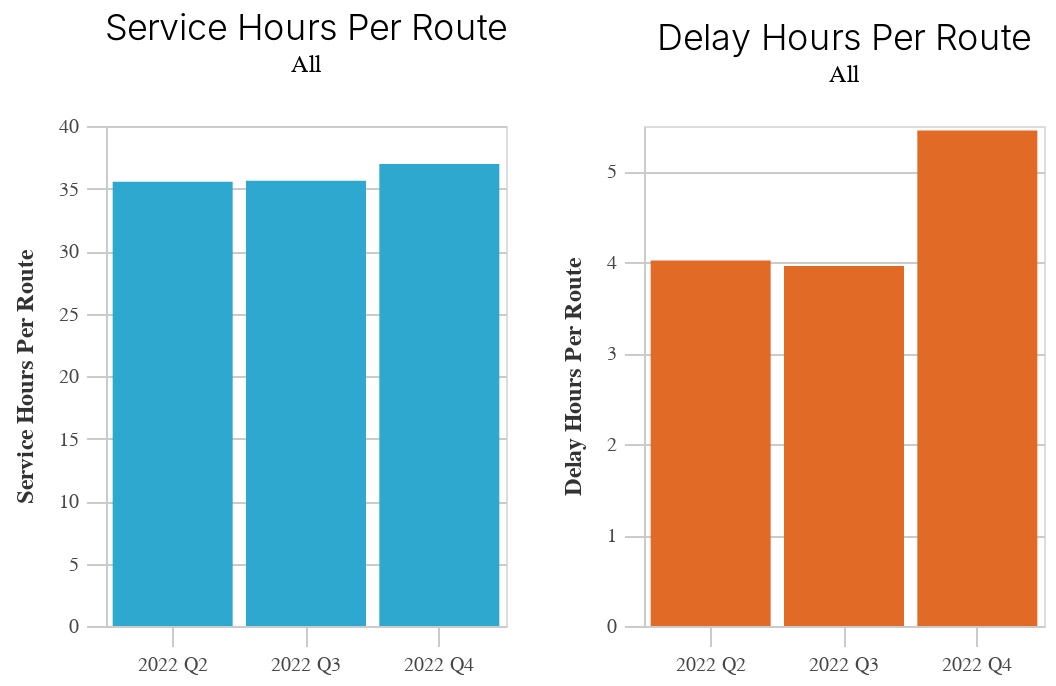

The cell this chart's notebook holds for it:
### Code cell
s1

### Figure 1 — Vega-Lite specification as saved in the notebook (floating-point values rounded to 4 significant figures)
{"config": {"view": {"continuousWidth": 400, "continuousHeight": 300}, "axis": {"domainColor": "#cbcbcb", "grid": true, "gridColor": "#cbcbcb", "gridWidth": 1, "labelColor": "#474747", "labelFont": "Nunito Sans", "labelFontSize": 10, "labelPadding": 4, "tickColor": "#cbcbcb", "tickSize": 10, "titleColor": "#333", "titleFont": "Raleway", "titleFontSize": 12, "titlePadding": 10}, "axisBand": {"grid": false}, "background": "white", "font": "Raleway", "header": {"labelFont": "Nunito Sans", "titleFont": "Raleway"}, "legend": {"labelColor": "#333", "labelFont": "Nunito Sans", "labelFontSize": 11, "labelLimit": 0, "padding": 1, "symbolSize": 30, "symbolType": "square", "titleColor": "#333", "titleFont": "Raleway", "titleFontSize": 14, "titlePadding": 10}, "title": {"anchor": "middle", "font": "Raleway", "fontSize": 18, "fontWeight": 300, "offset": 20}}, "hconcat": [{"data": {"name": "data-e1a91f5dfe6f273e800f9fbb2997a4ce"}, "mark": "bar", "encoding": {"color": {"value": "#2EA8CE"}, "tooltip": [{"field": "year", "type": "quantitative"}, {"field": "quarter", "type": "nominal"}, {"field": "year_quarter", "type": "nominal"}, {"field": "variable", "type": "nominal"}, {"field": "category", "type": "nominal"}, {"field": "value", "type": "quantitative"}], "x": {"axis": {"format": "2022 Q%q"}, "field": "service_date", "timeUnit": "quarter", "title": null, "type": "ordinal"}, "y": {"field": "value", "title": "Service Hours Per Route", "type": "quantitative"}}, "height": 250, "selection": {"selector001": {"type": "interval", "bind": "scales", "encodings": ["x", "y"]}}, "title": {"text": "Service Hours Per Route", "subtitle": "All"}, "width": 200}, {"data": {"name": "data-0ef8859cd1dc73446c8e81e7fa0cabf5"}, "mark": "bar", "encoding": {"color": {"value": "#E16B26"}, "tooltip": [{"field": "year", "type": "quantitative"}, {"field": "quarter", "type": "nominal"}, {"field": "year_quarter", "type": "nominal"}, {"field": "variable", "type": "nominal"}, {"field": "category", "type": "nominal"}, {"field": "value", "type": "quantitative"}], "x": {"axis": {"format": "2022 Q%q"}, "field": "service_date", "timeUnit": "quarter", "title": null, "type": "ordinal"}, "y": {"field": "value", "title": "Delay Hours Per Route", "type": "quantitative"}}, "height": 250, "selection": {"selector002": {"type": "interval", "bind": "scales", "encodings": ["x", "y"]}}, "title": {"text": "Delay Hours Per Route", "subtitle": "All"}, "width": 200}], "resolve": {"scale": {"y": "independent"}}, "spacing": 25, "$schema": "https://vega.github.io/schema/vega-lite/v4.17.0.json", "datasets": {"data-e1a91f5dfe6f273e800f9fbb2997a4ce": [{"year_quarter": "Q2_2022", "service_date": "2022-05-04", "year": 2022, "quarter": "Q2", "category": "All", "variable": "service_hours_per_route", "value": 35.54}, {"year_quarter": "Q3_2022", "service_date": "2022-08-17", "year": 2022, "quarter": "Q3", "category": "All", "variable": "service_hours_per_route", "value": 35.62}, {"year_quarter": "Q4_2022", "service_date": "2022-10-12", "year": 2022, "quarter": "Q4", "category": "All", "variable": "service_hours_per_route", "value": 36.96}], "data-0ef8859cd1dc73446c8e81e7fa0cabf5": [{"year_quarter": "Q2_2022", "service_date": "2022-05-04", "year": 2022, "quarter": "Q2", "category": "All", "variable": "delay_hours_per_route", "value": 4.02}, {"year_quarter": "Q3_2022", "service_date": "2022-08-17", "year": 2022, "quarter": "Q3", "category": "All", "variable": "delay_hours_per_route", "value": 3.96}, {"year_quarter": "Q4_2022", "service_date": "2022-10-12", "year": 2022, "quarter": "Q4", "category": "All", "variable": "delay_hours_per_route", "value": 5.45}]}}
